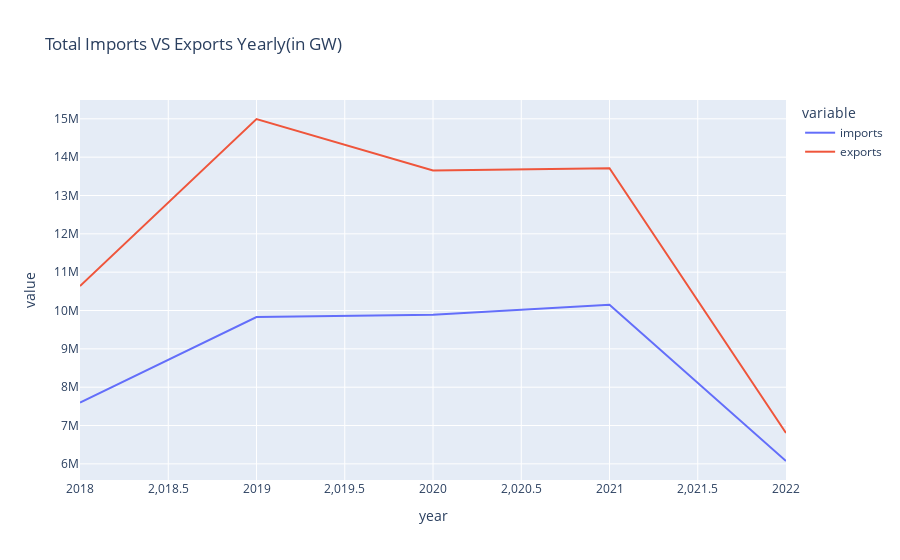

The notebook cell saved with this chart:
### Code cell
fig4 = px.line(imports_vs_exports,x = "year",y=["imports","exports"],title="Total Imports VS Exports Yearly(in GW)")
fig4.show()

### Figure 1 — Plotly figure (JSON) as saved in the notebook; plotly's stock layout.template omitted (floating-point values rounded to 4 significant figures)
{"data": [{"hovertemplate": "variable=imports<br>year=%{x}<br>value=%{y}<extra></extra>", "legendgroup": "imports", "line": {"color": "#636efa", "dash": "solid"}, "marker": {"symbol": "circle"}, "mode": "lines", "name": "imports", "orientation": "v", "showlegend": true, "type": "scatter", "x": [2018, 2019, 2020, 2021, 2022], "xaxis": "x", "y": [7600760, 9830000.0, 9888997, 10151824, 6074617], "yaxis": "y"}, {"hovertemplate": "variable=exports<br>year=%{x}<br>value=%{y}<extra></extra>", "legendgroup": "exports", "line": {"color": "#EF553B", "dash": "solid"}, "marker": {"symbol": "circle"}, "mode": "lines", "name": "exports", "orientation": "v", "showlegend": true, "type": "scatter", "x": [2018, 2019, 2020, 2021, 2022], "xaxis": "x", "y": [10640000.0, 15000000.0, 13650000.0, 13710000.0, 6805000.0], "yaxis": "y"}], "layout": {"legend": {"title": {"text": "variable"}, "tracegroupgap": 0}, "title": {"text": "Total Imports VS Exports Yearly(in GW)"}, "xaxis": {"anchor": "y", "domain": [0, 1], "title": {"text": "year"}}, "yaxis": {"anchor": "x", "domain": [0, 1], "title": {"text": "value"}}}}
